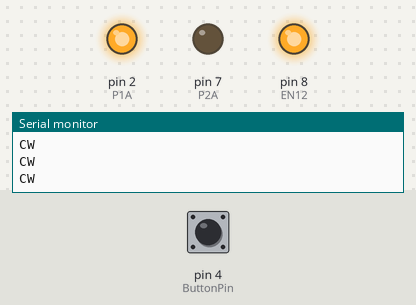
The sketch below on a simulated Arduino Uno, built with avr-gcc and run on an emulated ATmega328P. Parts: output pins drawn as LEDs (lit = HIGH), the last lines printed to the serial monitor. The test bench sets the inputs (shaded band); at power-on: pin 4 (ButtonPin) HIGH.

Above: at 1.2 s.
1.3 s: pin 4 (ButtonPin) pulled LOW for 0.15 s
At 1.4 s:
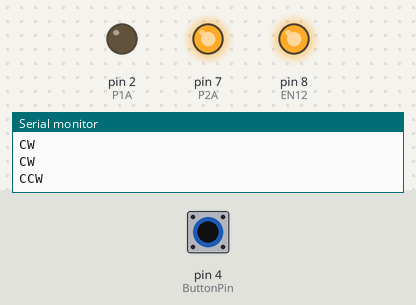
3.0 s: pin 4 (ButtonPin) pulled LOW for 3.2 s
At 7.3 s:
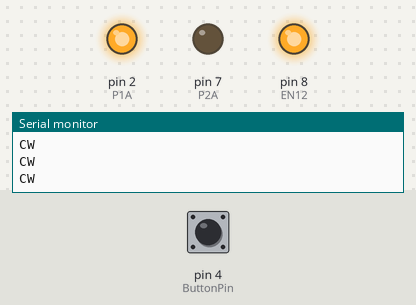
Timing chart, 0 to 8.8 s (numbered marks = the images above; inputs shaded):
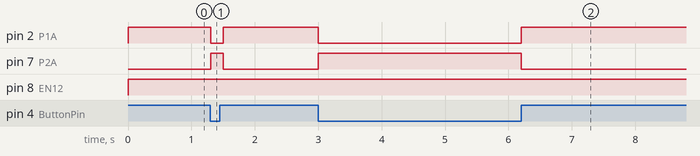

Measured:
- after the input at 1.3 s, pin 2 (P1A): HIGH → LOW at once, → HIGH 0.20 s later; pin 7 (P2A): LOW → HIGH at once, → LOW 0.20 s later
- after the input at 3.0 s, pin 2 (P1A): HIGH → LOW at once, → HIGH 3.2 s later; pin 7 (P2A): LOW → HIGH at once, → LOW 3.2 s later

The sketch:

sketch_oct09a.ino
```cpp
#define P1A 2
#define P2A 7
#define EN12 8
#define ButtonPin 4

boolean ButtonState;

void setup() {
  Serial.begin(9600);
  pinMode(P1A, OUTPUT);
  pinMode(P2A, OUTPUT);
  pinMode(EN12, OUTPUT);
  pinMode(ButtonPin, INPUT_PULLUP);
}

void loop() {
    ButtonState = digitalRead(ButtonPin);
    if(ButtonState == HIGH){
    Serial.println("CW");
    digitalWrite(EN12 ,HIGH);
    digitalWrite(P1A,HIGH);
    digitalWrite(P2A,LOW);
    }else{
    Serial.println("CCW");
    digitalWrite(EN12 ,HIGH);
    digitalWrite(P1A,LOW);
    digitalWrite(P2A,HIGH);
    }
  delay(100);
}
```
